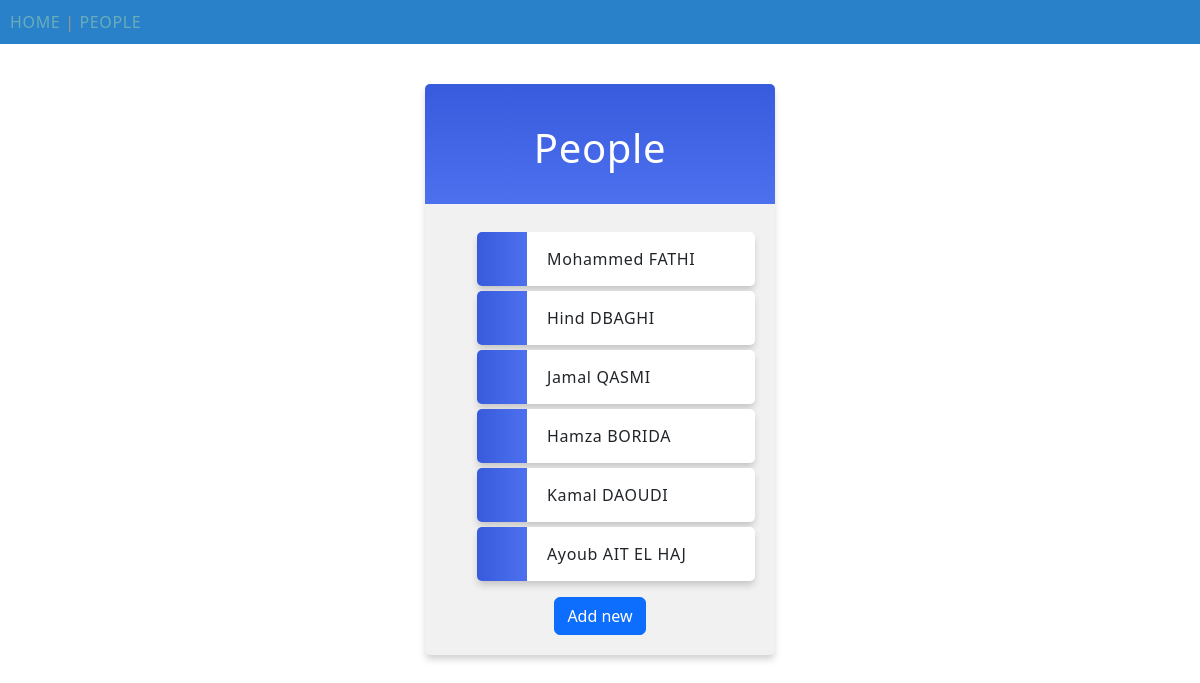
The page /people/ on the database its author committed.
### people/models.py (models this page shows, shortened)
class person(models.Model):
    firstname = models.CharField(max_length=255)
    lastname = models.CharField(max_length=255)
    emale = models.CharField(max_length=50,null=True)
    phone = models.IntegerField(null=True)
    age = models.DateField(null=True)

### people/views.py (the view)
# urls.py: path('people/', views.getAll, name='getAll'),
def getAll(request):
    mypeople = person.objects.all().values()
    template = loader.get_template('people.html')
    context = {
        'mypeople' : mypeople
    }
    return HttpResponse(template.render(context, request))

### people/templates/people.html (shortened to what this page needs)
{% extends "master.html" %}
{% block content %}
<div class="mycard" >
  <h1>People</h1>
  <ul>
    {% for x in mypeople %}
      <li onclick="window.location = 'person/{{ x.id }}'">{{ x.firstname }} {{ x.lastname }}</li>
    {% endfor %}
  </ul>
  <div class="d-flex justify-content-around">
    <button class="btn btn-primary" type="button" value="Input">
      <a href="/add/" style="text-decoration: none; color: white;"> Add new </a></button>
    </div>
</div>
{% endblock %}

### people/templates/master.html (shortened to what this page needs)
{% load static %}
<!DOCTYPE html>
<html>
<head>
  <link rel="stylesheet" href="{% static 'mystyles.css' %}" />
  {% load bootstrap5 %}
  {% bootstrap_css %}
</head>
<body>
<div class="topnav">
  <a href="/">HOME</a> |
  <a href="/people/">PEOPLE</a>
</div>
{% block content %}
{% endblock %}
</body>
</html>

### mystaticfiles/mystyles.css (style rules this page uses)
body { margin:0; font: 600 18px 'Source Sans Pro', sans-serif; letter-spacing: 0.64px; color: #585d74; }
.topnav { background-color:#2981c9; color:#999999; padding:10px; }
.topnav a:link, .topnav a:visited { text-decoration: none; color: #6aadb9; }
.mycard { background-color: #f1f1f1; background-image: linear-gradient(to bottom, #375BDC, #4D70EF); background-size: 100% 120px; background-repeat: no-repeat; margin: 40px auto; width: 350px; border-radius: 5px; box-shadow: 0 5px 7px -1px rgba(51, 51, 51, 0.23); padding: 20px; }
.mycard h1 { text-align: center; color:#ffffff; margin:20px 0 60px 0; }
ul { list-style-type: none; padding: 0; margin: 0; }
li { background-color: #ffffff; background-image: linear-gradient(to right, #375BDC, #4D70EF); background-size: 50px 60px; background-repeat: no-repeat; cursor: pointer; transition: transform .25s; border-radius: 5px; box-shadow: 0 5px 7px -1px rgba(51, 51, 51, 0.23); padding: 15px; padding-left: 70px; margin-top: 5px; }
a:link, a:visited { color: #375BDC; }

### rows shown on the page
person: firstname "Mohammed", lastname "FATHI"
person: firstname "Hind", lastname "DBAGHI"
person: firstname "Jamal", lastname "QASMI"
person: firstname "Hamza", lastname "BORIDA"
person: firstname "Kamal", lastname "DAOUDI"
person: firstname "Ayoub", lastname "AIT EL HAJ"
